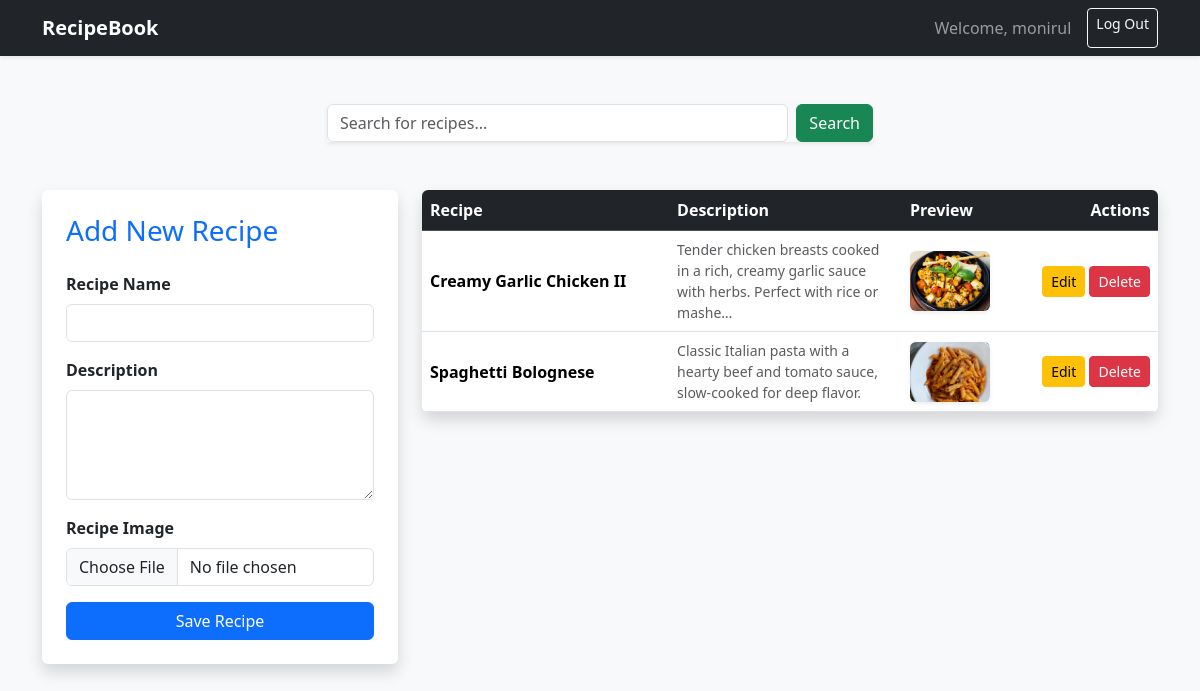
/recipe/ (signed in), run on an earlier commit of the app's database.
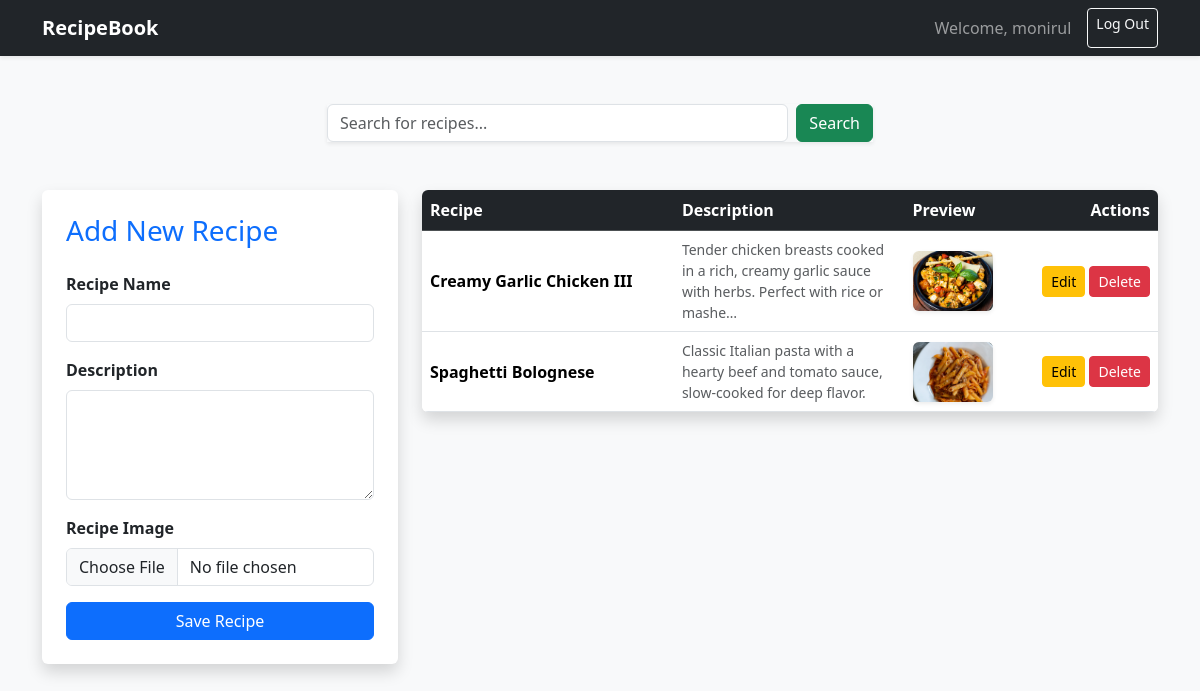
And on a later commit of the database.
### vege/models.py (models this page shows)
class Recipe(models.Model):
    user = models.ForeignKey(User, on_delete=models.SET_NULL, null=True, blank=True)
    recipe_name = models.CharField(max_length=50)
    desc = models.TextField()
    image = models.ImageField(upload_to='recipe')
    recipe_view_count = models.IntegerField(default=1)

### vege/views.py (the view, shortened to what this page needs)
# urls.py: path("recipe/", recipe, name="recipe"),
@login_required(login_url="/login/")
def recipe(request):
    recipes = Recipe.objects.all()
    return render(request, "recipe.html", {"recipes": recipes})

### vege/templates/recipe.html (shortened to what this page needs)
<!doctype html>
<html lang="en">
  <head>
    <link
      href="https://cdn.jsdelivr.net/npm/bootstrap@5.3.3/dist/css/bootstrap.min.css"
      rel="stylesheet"
    />
  </head>
  <body class="bg-light">
    <nav class="navbar navbar-expand-lg navbar-dark bg-dark shadow-sm">
      <div class="container">
        <a class="navbar-brand fw-bold" href="/">RecipeBook</a>
        <div class="d-flex">
          {% if request.user.is_authenticated %}
            <span class="navbar-text me-3">Welcome, {{ request.user.username }}</span>
            <a class="btn btn-outline-light btn-sm" href="/logout/">Log Out</a>
          {% else %}
            <a class="btn btn-primary btn-sm" href="/login/">Log In</a>
          {% endif %}
        </div>
      </div>
    </nav>
    <div class="container mt-5">
      <div class="row justify-content-center mb-5">
        <div class="col-md-6">
          <form class="d-flex shadow-sm">
            <input name="search" class="form-control me-2" type="search" placeholder="Search for recipes..." aria-label="Search">
            <button class="btn btn-success" type="submit">Search</button>
          </form>
        </div>
      </div>
      <div class="row">
        <div class="col-lg-4 mb-4">
          <div class="card shadow border-0 p-4">
            <h3 class="mb-4 text-primary">Add New Recipe</h3>
            <form method="POST" enctype="multipart/form-data">
              <div class="mb-3">
                <label class="form-label fw-semibold">Recipe Name</label>
                <input type="text" name="recipe_name" class="form-control" required />
              </div>
              <div class="mb-3">
                <label class="form-label fw-semibold">Description</label>
                <textarea name="desc" class="form-control" rows="4" required></textarea>
              </div>
              <div class="mb-3">
                <label class="form-label fw-semibold">Recipe Image</label>
                <input type="file" name="image" class="form-control" accept="image/*" required />
              </div>
              <button type="submit" class="btn btn-primary w-100">Save Recipe</button>
            </form>
          </div>
        </div>
        <div class="col-lg-8">
          <div class="card shadow border-0 overflow-hidden">
            <table class="table table-hover align-middle mb-0">
              <thead class="table-dark">
                <tr>
                  <th>Recipe</th>
                  <th>Description</th>
                  <th>Preview</th>
                  <th class="text-end">Actions</th>
                </tr>
              </thead>
              <tbody>
                {% for r in recipes %}
                <tr>
                  <td class="fw-bold">{{ r.recipe_name }}</td>
                  <td class="text-muted small" style="max-width: 200px;">{{ r.desc|truncatechars:100 }}</td>
                  <td>
                    <img src="{{ r.image.url }}" class="rounded shadow-sm" style="width: 80px; height: 60px; object-fit: cover;" />
                  </td>
                  <td class="text-end">
                    <a href="/update_recipe/{{ r.id }}/" class="btn btn-sm btn-warning">Edit</a>
                    <a href="/delete_recipe/{{ r.id }}/" class="btn btn-sm btn-danger" onclick="return confirm('Delete this recipe?')">Delete</a>
                  </td>
                </tr>
                {% empty %}
                <tr>
                  <td colspan="4" class="text-center py-4 text-muted">No recipes found.</td>
                </tr>
                {% endfor %}
              </tbody>
            </table>
          </div>
        </div>
      </div>
    </div>
  </body>
</html>

What changed in the data, as far as the page shows it:
changed Recipe: recipe_name "Creamy Garlic Chicken II" → "Creamy Garlic Chicken III"
